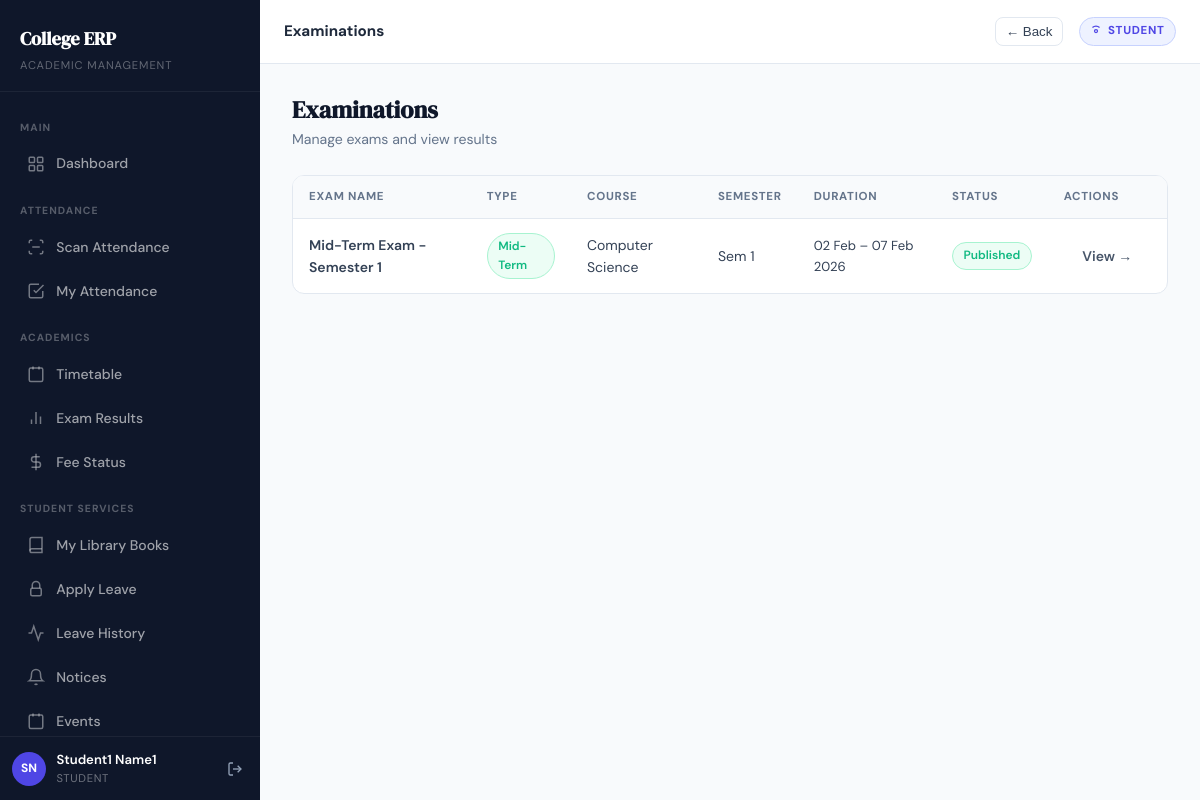
/examinations/ (signed in), run on the app's committed database.
### apps/accounts/models.py (models this page shows, shortened)
class CustomUser(AbstractUser):
    first_name    = models.CharField(max_length=100)
    last_name     = models.CharField(max_length=100)
    email         = models.EmailField(unique=True)
    mobile_number = models.CharField(max_length=10, unique=True, null=True, blank=True)
    role          = models.CharField(max_length=20, choices=Role.choices)
    is_verified   = models.BooleanField(default=False)
    is_approved   = models.BooleanField(default=False)
    class Meta:
        indexes = [
            models.Index(fields=["role"]),
            models.Index(fields=["is_approved"]),
        ]
    @property
    def full_name(self):
        return f"{self.first_name} {self.last_name}".strip() or self.username
    @property
    def is_teacher(self):
        return self.role == Role.TEACHER
    @property
    def is_erp_manager(self):
        return self.role == Role.ERP_MANAGER or self.is_superuser

### apps/examinations/models.py (models this page shows, shortened)
class Exam(TimeStampedModel):
    exam_type = models.ForeignKey(
        ExamType, on_delete=models.CASCADE, related_name="exams"
    )
    course = models.ForeignKey(
        Course, on_delete=models.CASCADE, related_name="exams"
    )
    semester = models.ForeignKey(
        Semester, on_delete=models.CASCADE, related_name="exams"
    )
    name = models.CharField(max_length=200)
    start_date = models.DateField()
    end_date = models.DateField()
    is_published = models.BooleanField(default=False)
    class Meta:
        ordering = ["-start_date"]
        unique_together = ("exam_type", "course", "semester", "start_date")

class ExamType(TimeStampedModel):
    name = models.CharField(max_length=50, unique=True)
    class Meta:
        ordering = ["name"]

### apps/academics/models.py (models this page shows, shortened)
class Course(TimeStampedModel):
    program = models.ForeignKey(
        Program, on_delete=models.CASCADE, related_name="courses"
    )
    name = models.CharField(max_length=100)
    class Meta:
        ordering = ["name"]
        unique_together = ("program", "name")

class Semester(TimeStampedModel):
    course = models.ForeignKey(
        Course, on_delete=models.CASCADE, related_name="semesters"
    )
    number = models.PositiveIntegerField()
    class Meta:
        ordering = ["number"]
        unique_together = ("course", "number")

### apps/examinations/views.py (the view)
# urls.py: path("",                                views.exam_list,         name="exam_list"),
@login_required
def exam_list(request):
    user = request.user
    if user.is_erp_manager:
        exams = Exam.objects.all()
    elif user.is_teacher:
        exams = Exam.objects.all()
    else:
        exams = Exam.objects.filter(is_published=True)
    exams = exams.select_related(
        "exam_type", "course__program__department", "semester"
    ).order_by("-start_date")
    return render(request, "examinations/exam_list.html", {
        "exams": exams,
    })

### templates/examinations/exam_list.html (shortened to what this page needs)
{% extends "base.html" %}
{% block topbar_title %}Examinations{% endblock %}
{% block content %}
<div class="page-header fade-in-up">
  <div>
    <div class="page-header-title">Examinations</div>
    <div class="page-header-subtitle">Manage exams and view results</div>
  </div>
</div>
{% if exams %}
<div class="table-wrapper fade-in-up">
  <table class="erp-table">
    <thead>
      <tr>
        <th>Exam Name</th>
        <th>Type</th>
        <th>Course</th>
        <th>Semester</th>
        <th>Duration</th>
        <th>Status</th>
        <th>Actions</th>
      </tr>
    </thead>
    <tbody>
      {% for exam in exams %}
      <tr>
        <td class="fw-semibold">{{ exam.name }}</td>
        <td><span class="status-badge open">{{ exam.exam_type.name }}</span></td>
        <td>{{ exam.course.name }}</td>
        <td>Sem {{ exam.semester.number }}</td>
        <td class="text-muted text-sm">{{ exam.start_date|date:"d M" }} – {{ exam.end_date|date:"d M Y" }}</td>
        <td>
          {% if exam.is_published %}
            <span class="status-badge open">Published</span>
          {% else %}
            <span class="status-badge pending">Draft</span>
          {% endif %}
        </td>
        <td>
          <a href="{% url 'exam_detail' exam.pk %}" class="btn btn-sm btn-outline">View →</a>
        </td>
      </tr>
      {% endfor %}
    </tbody>
  </table>
</div>
{% else %}
<div class="alert alert-info fade-in-up">📝 No examinations found.</div>
{% endif %}
{% endblock %}

### templates/base.html (shortened to what this page needs)
{% load static %}
<!DOCTYPE html>
<html lang="en">
<head>
  <link rel="stylesheet" href="{% static 'css/style.css' %}">
</head>
<body>
{% if request.user.is_authenticated %}
<div class="app-shell">
  <aside class="sidebar" id="sidebar">
    <div class="sidebar-logo">
      <a href="{% url 'dashboard' %}" class="sidebar-logo-text">College ERP</a>
      <div class="sidebar-logo-sub">Academic Management</div>
    </div>
    <nav class="sidebar-nav">
      <div class="sidebar-section-label">Main</div>
      <a href="{% url 'dashboard' %}"
         class="sidebar-link {% if request.resolver_match.url_name == 'dashboard' %}active{% endif %}">
        <svg viewBox="0 0 24 24" fill="none" stroke="currentColor" stroke-width="2">
          <rect x="3" y="3" width="7" height="7" rx="1"/><rect x="14" y="3" width="7" height="7" rx="1"/>
          <rect x="14" y="14" width="7" height="7" rx="1"/><rect x="3" y="14" width="7" height="7" rx="1"/>
        </svg>
        Dashboard
      </a>
      {% if request.user.role == "STUDENT" %}
      <div class="sidebar-section-label">Attendance</div>
      <a href="{% url 'scan_attendance' %}"
         class="sidebar-link {% if request.resolver_match.url_name == 'scan_attendance' %}active{% endif %}">
        <svg viewBox="0 0 24 24" fill="none" stroke="currentColor" stroke-width="2">
          <path d="M3 7V5a2 2 0 0 1 2-2h2"/><path d="M21 7V5a2 2 0 0 0-2-2h-2"/>
          <path d="M3 17v2a2 2 0 0 0 2 2h2"/><path d="M21 17v2a2 2 0 0 1-2 2h-2"/>
          <line x1="7" y1="12" x2="17" y2="12"/>
        </svg>
        Scan Attendance
      </a>
      <a href="{% url 'my_attendance' %}"
         class="sidebar-link {% if request.resolver_match.url_name == 'my_attendance' %}active{% endif %}">
        <svg viewBox="0 0 24 24" fill="none" stroke="currentColor" stroke-width="2">
          <polyline points="9 11 12 14 22 4"/><path d="M21 12v7a2 2 0 0 1-2 2H5a2 2 0 0 1-2-2V5a2 2 0 0 1 2-2h11"/>
        </svg>
        My Attendance
      </a>
      <div class="sidebar-section-label">Academics</div>
      <a href="{% url 'my_timetable' %}"
         class="sidebar-link {% if request.resolver_match.url_name == 'my_timetable' %}active{% endif %}">
        <svg viewBox="0 0 24 24" fill="none" stroke="currentColor" stroke-width="2">
          <rect x="3" y="4" width="18" height="18" rx="2"/><line x1="16" y1="2" x2="16" y2="6"/><line x1="8" y1="2" x2="8" y2="6"/>
        </svg>
        Timetable
      </a>
      <a href="{% url 'my_results' %}"
         class="sidebar-link {% if request.resolver_match.url_name == 'my_results' %}active{% endif %}">
        <svg viewBox="0 0 24 24" fill="none" stroke="currentColor" stroke-width="2">
          <line x1="18" y1="20" x2="18" y2="10"/><line x1="12" y1="20" x2="12" y2="4"/><line x1="6" y1="20" x2="6" y2="14"/>
        </svg>
        Exam Results
      </a>
      <a href="{% url 'my_fees' %}"
         class="sidebar-link {% if request.resolver_match.url_name == 'my_fees' %}active{% endif %}">
        <svg viewBox="0 0 24 24" fill="none" stroke="currentColor" stroke-width="2">
          <line x1="12" y1="1" x2="12" y2="23"/><path d="M17 5H9.5a3.5 3.5 0 0 0 0 7h5a3.5 3.5 0 0 1 0 7H6"/>
        </svg>
        Fee Status
      </a>
      <div class="sidebar-section-label">Student Services</div>
      <a href="{% url 'my_books' %}"
         class="sidebar-link {% if request.resolver_match.url_name == 'my_books' %}active{% endif %}">
        <svg viewBox="0 0 24 24" fill="none" stroke="currentColor" stroke-width="2">
          <path d="M4 19.5A2.5 2.5 0 0 1 6.5 17H20"/><path d="M6.5 2H20v20H6.5A2.5 2.5 0 0 1 4 19.5V4.5A2.5 2.5 0 0 1 6.5 2z"/>
        </svg>
        My Library Books
      </a>
      <a href="{% url 'apply_leave' %}"
         class="sidebar-link {% if request.resolver_match.url_name == 'apply_leave' %}active{% endif %}">
        <svg viewBox="0 0 24 24" fill="none" stroke="currentColor" stroke-width="2">
          <path d="M7 11V7a5 5 0 0 1 10 0v4"/><rect x="5" y="11" width="14" height="10" rx="2"/>
        </svg>
        Apply Leave
      </a>
      <a href="{% url 'leave_history' %}"
         class="sidebar-link {% if request.resolver_match.url_name == 'leave_history' %}active{% endif %}">
        <svg viewBox="0 0 24 24" fill="none" stroke="currentColor" stroke-width="2">
          <polyline points="22 12 18 12 15 21 9 3 6 12 2 12"/>
        </svg>
        Leave History
      </a>
      <a href="{% url 'notice_list' %}"
         class="sidebar-link {% if request.resolver_match.url_name == 'notice_list' %}active{% endif %}">
        <svg viewBox="0 0 24 24" fill="none" stroke="currentColor" stroke-width="2">
          <path d="M18 8a6 6 0 0 0-12 0c0 7-3 9-3 9h18s-3-2-3-9"/><path d="M13.73 21a2 2 0 0 1-3.46 0"/>
        </svg>
        Notices
      </a>
      <a href="{% url 'event_list' %}"
         class="sidebar-link {% if request.resolver_match.url_name == 'event_list' %}active{% endif %}">
        <svg viewBox="0 0 24 24" fill="none" stroke="currentColor" stroke-width="2">
          <rect x="3" y="4" width="18" height="18" rx="2"/><line x1="16" y1="2" x2="16" y2="6"/><line x1="8" y1="2" x2="8" y2="6"/>
        </svg>
        Events
      </a>
      {% endif %}
    </nav>
    <div class="sidebar-footer">
      <div class="sidebar-user">
        <div class="sidebar-avatar">
          {{ request.user.first_name|first|upper }}{{ request.user.last_name|first|upper }}
        </div>
        <div class="sidebar-user-info">
          <div class="sidebar-user-name">{{ request.user.full_name }}</div>
          <div class="sidebar-user-role">{{ request.user.get_role_display }}</div>
        </div>
        <form method="post" action="{% url 'logout' %}" style="margin:0;">
          <button type="submit" class="sidebar-logout" title="Logout" style="border:none;background:transparent;cursor:pointer;">
            <svg width="16" height="16" viewBox="0 0 24 24" fill="none" stroke="currentColor" stroke-width="2">
              <path d="M9 21H5a2 2 0 0 1-2-2V5a2 2 0 0 1 2-2h4"/>
              <polyline points="16 17 21 12 16 7"/><line x1="21" y1="12" x2="9" y2="12"/>
            </svg>
          </button>
        </form>
      </div>
    </div>
  </aside>
  <div class="main-content">
    <header class="topbar">
      <span class="topbar-title">{% block topbar_title %}Dashboard{% endblock %}</span>
      <button
        type="button"
        onclick="if (window.history.length > 1) { window.history.back(); } else { window.location.href='{% url 'dashboard' %}'; }"
        style="margin-left:.75rem;border:1px solid var(--gray-200);background:#fff;border-radius:.5rem;padding:.35rem .6rem;cursor:pointer;color:var(--gray-700);font-weight:500;"
        aria-label="Go back"
        title="Go back"
      >
        ← Back
      </button>
      <span class="topbar-badge">
        <svg width="12" height="12" viewBox="0 0 24 24" fill="none" stroke="currentColor" stroke-width="2.5">
          <circle cx="12" cy="12" r="3"/>
          <path d="M19.07 4.93A10 10 0 0 0 12 2a10 10 0 0 0-7.07 2.93"/>
        </svg>
        {{ request.user.get_role_display }}
      </span>
    </header>
    <main class="page-content">
      {% block content %}{% endblock %}
    </main>
  </div>
</div>
{% else %}
<!-- ════════════════════════════════════════════════════════
     UNAUTHENTICATED LAYOUT (no sidebar)
═════════════════════════════════════════════════════════ -->
{% block outer_content %}{% endblock %}
{% endif %}
</body>
</html>

### data on the page
CustomUser: user.first_name|first "S", user.last_name|first "N", user.full_name "Student1 Name1", user.role "STUDENT"
Exam: name "Mid-Term Exam - Semester 1", exam_type.name "Mid-Term", course.name "Computer Science", semester.number "1", start_date "02 Feb", end_date "07 Feb 2026", is_published "Published"
